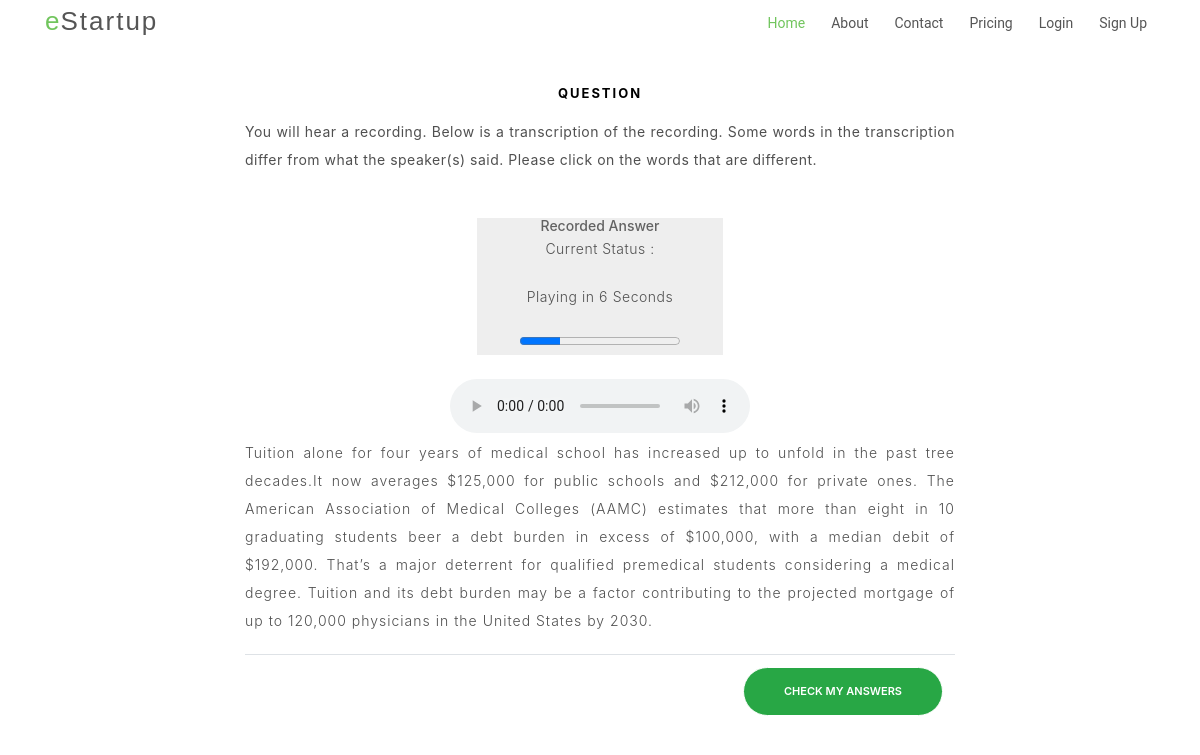
Page /modules/highlight-incorrect-words/ on the committed database.
### modules/models.py (models this page shows)
class StatusAbstract(models.Model):
    active = models.BooleanField(default=False)
    free = models.BooleanField(default=True)
    class Meta:
        abstract = True

class HighlightWords(StatusAbstract):
    paragraph = models.TextField(max_length=800,blank=False)
    audio = models.FileField(upload_to='ptebooster/media/highlight-incorrect-words')
    answers = models.CharField(max_length=300, blank=False)
    correct_words = models.CharField(max_length=300, blank=True)

### modules/views.py (the view)
# urls.py: path('highlight-incorrect-words/', HighlightListView.as_view()),
class HighlightListView(AbstractListView):
    model = HighlightWords
    template_name = 'questions/highlight-incorrect-words.html'
    paginate_by = 1
    def get_queryset(self):
            queryset = super(HighlightListView,self).get_queryset()
            for item in queryset:
                paragraph = item.paragraph
                item.paragraph = paragraph.split()
                answers = item.answers
                item.answers = [ i.strip() for i in answers.split(',')]
            return queryset

### modules/templatetags/custom_tags.py (called while the page is built)
@register.filter
def strip(value):
    return (value.strip(',.:; ')).lower()

### modules/views.py (called while the page is built)
    def get_queryset(self):
        qs = super().get_queryset()
        queryset = qs.filter(active=True)
        return queryset

### modules/templates/questions/highlight-incorrect-words.html (shortened to what this page needs)
{% extends "base.html" %}
{% load custom_tags %}
{% block content %}
<section id="get-started" class="padd-section text-center">
<div class="container">
    <div class="container-fluid text-center">
        <div class="row content">
          <div class="col-sm-2 sidenav">
          </div>
          <div class="col-sm-8 text-center">
              <h4 class="card-title">Question</h4>
              <table class="table table-hover">
                  <thead>
                    <tr>
                     <p class="text-justify" ><strong> You will hear a recording. Below is a transcription of the recording. Some words
                    in the transcription differ from what the speaker(s) said. Please click on the words that are different. </strong></p>
                    </tr>
                  </thead>
                  <tbody>
                      <tr>
                          {% block timer %}
                          {% include "timer.html" %}
                          {% endblock %}
                      </tr>
                      {% for sentence in object_list %}
                      <tr><audio onloadeddata="var audioPlayer = this; setTimeout(function() { audioPlayer.play(); }, 8000)" id="audioContent" controls="false" controlsList="nodownload"  controls controlsList="nodownload"><source src="{{ sentence.audio.url }}" type="audio/mpeg"></audio></tr>
                    <tr>
                            <p id='clikable' class="text-justify">
                              {% for item in sentence.paragraph %}
                              {% if not item|strip in sentence.answers %}
                              <span  class='clickable default' id='{{item}}-{{forloop.counter}}'>{{item}} </span>
                              {% else %}
                              <span  class='clickable default crr' id='{{item}}-{{forloop.counter}}'>{{item}} </span>
                              {% endif %}
                              {% endfor %}</p>
                    </tr>
                    {% endfor %}
                    <tr>
                        <th scope="col" class="text-right checkhighlight"><button type="button" class="btn btn-success">Check my Answers</button></th>
                      </tr>
                  </tbody>
                </table>
          </div>
          <div class="col-sm-2 sidenav">
            </div>
          </div>
        </div>
      </div>
</section>
      {% endblock %}

### modules/static/css/style.css (style rules this page uses)
body { background-color: #fff; color: #333; }
h1, h2, h3, h4, h5, h6 { margin: 0; }
h4 { color: #000; font-size: 13px; font-weight: 700; letter-spacing: 2px; text-transform: uppercase; line-height: 2; }
p { color: #505050; font-size: 14px; font-weight: 300; letter-spacing: 0.5px; line-height: 2; margin-bottom: 20px; }
span { letter-spacing: 1px; }
.btn { border: 1px solid #fff; border-radius: 50px; color: #fff; font-size: 11px; font-weight: 600; padding: 15px 40px; text-transform: uppercase; -moz-transition: all 0.5s ease-in-out 0s; -ms-transition: all 0.5s ease-in-out 0s; -o-transition: all 0.5s ease-in-out 0s; -webkit-transition: all 0.5s ease-in-out 0s; transition: all 0.5s ease-in-out 0s; }
.padd-section { padding-bottom: 80px; padding-top: 80px; }
#get-started { display: inline-block; height: 100%; width: 100%; }

### rows in the picture
HighlightWords: paragraph "Tuition" "alone" "for" "four" "years" "of" "medical" "school" "has" "increased" "up" "to" "in" "the" "past" "decades.It" "now" "averages" "$125,000" "for" "public" "schools" "and" "$212,000" "for" "private" "ones." "The" "American" "Association" "of" "Medical" "Colleges" "(AAMC)" "estimates" "that" "more" "than" "eight" "in" "10" "graduating" "students" "a" "debt" "burden" "in" "excess" "of" "$100,000," "with" "a" "median" "of" "$192,000." "That’s" "a" "major" "deterrent" "for" "qualified" "premedical" "students" "considering" "a" "medical" "degree." "Tuition" "and" "its" "debt" "burden" "may" "be" "a" "factor" "contributing" "to" "the" "projected" "of" "up" "to" "120,000" "physicians" "in" "the" "United" "States" "by" "2030.", paragraph "unfold" "tree" "beer" "debit" "mortgage"
